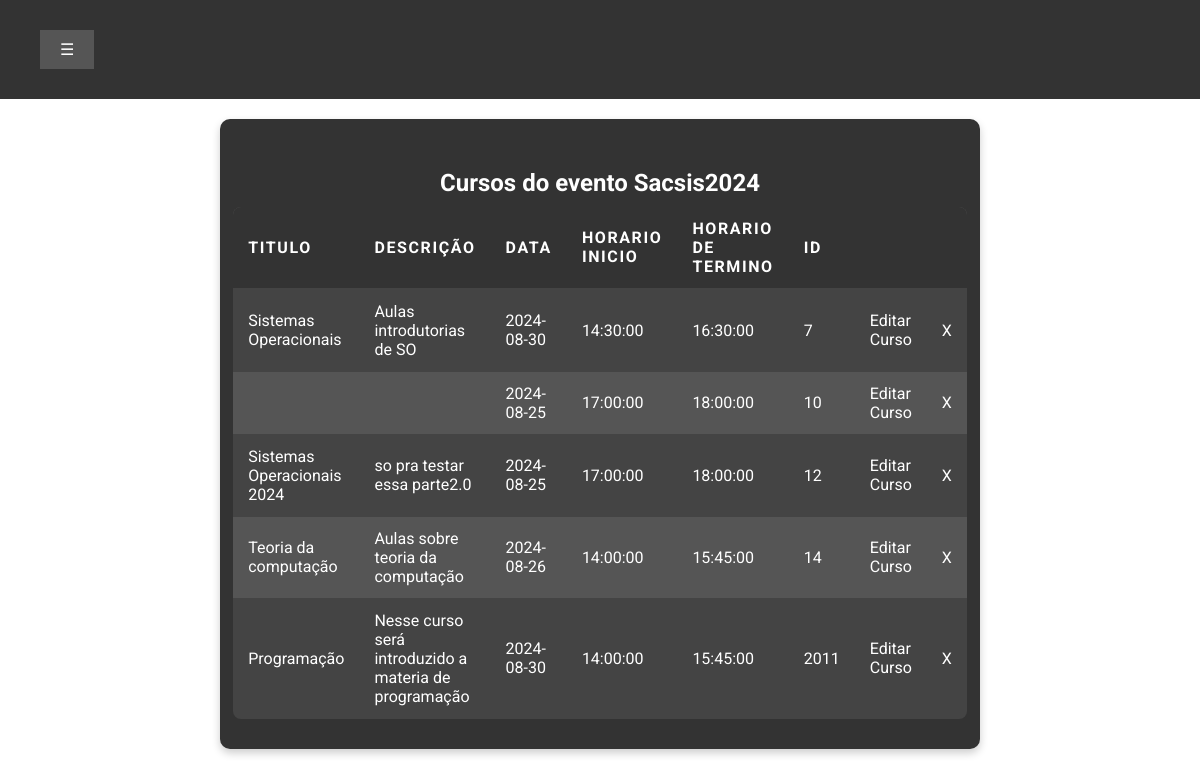
Page /listagemCursosGerentes.php?id=201 on the committed database.
### tables this page shows
CREATE TABLE `eventos` (
  `nome` varchar(100) NOT NULL,
  `dataInic` date NOT NULL,
  `dataFim` date NOT NULL,
  `ID` int(10) NOT NULL
);

CREATE TABLE `curso` (
  `Titulo` varchar(100) NOT NULL,
  `descricao` varchar(150) NOT NULL,
  `data` date NOT NULL,
  `horarioInic` time NOT NULL,
  `horarioFim` time NOT NULL,
  `IDeventos` int(10) NOT NULL,
  `ID` int(10) NOT NULL
);

### Eventos.php (called while the page is built, shortened)
<?php
class Evento{
    private $conn;
    public function __construct($db){
        $this->conn = $db;
    }
    public function getNome($idEvento){
        $sql = "SELECT nome FROM eventos WHERE ID = $idEvento";
        $result = $this->conn->query($sql);
        $row = $result->fetch_assoc();
        return $row['nome'];
    }
}
?>

### Cursos.php (called while the page is built, shortened)
<?php
class Curso{
    private $conn;
    public function __construct($db){
        $this->conn = $db;
    }
    public function getCursos($ID){
        $sql = "SELECT Titulo, descricao, data, horarioInic, horarioFim, ID FROM curso WHERE IDeventos = $ID";
        $result = $this->conn->query($sql);
        return $result->fetch_all(MYSQLI_ASSOC);
    }
}
?>

### listagemCursosGerentes.php (the view, shortened to what this page needs)
<?php
include "connect.inc.php";
include "Eventos.php";
include "Cursos.php";
if (isset($_GET['id'])) {
    $idEventos = $_GET['id'];
} else {
    $idEventos = "";
}
if (isset($_GET['matricula'])) {
    $matricula = $_GET['matricula'];
} else {
    $matricula = "";
}
$Curso = new Curso($conn);
$NomeEvento = new Evento($conn);
$res = $Curso->getCursos($idEventos);
$res2 = $NomeEvento->getNome($idEventos);
?>
<!DOCTYPE html>
<html lang="pt-BR">
<head>
    <link rel="stylesheet" href="stylesEventos.css">
    <link rel="stylesheet" href="https://cdnjs.cloudflare.com/ajax/libs/font-awesome/6.0.0-beta3/css/all.min.css">
</head>
<body>
    <div class="top-bar">
    <div class="menu-container">
            <button class="menu-btn">☰ </button>
        </div>
    </div>
    <section class="container">
        <h2 class="table-title">Cursos do evento <?php echo $res2?></h2>
            <table>
                <tr>
                    <th>Titulo</th>
                    <th>Descrição</th>
                    <th>Data</th>
                    <th>Horario Inicio</th>
                    <th>Horario de Termino</th>
                    <th>ID</th>
                    <th>&nbsp;</th>
                    <th>&nbsp;</th>
                </tr>
            <?php
            foreach ($res as $r) {
                $idCurso = $r['ID'];
                echo ("
                    <tr>
                        <td>{$r['Titulo']}</td>
                        <td>{$r['descricao']}</td>
                        <td>{$r['data']}</td>
                        <td>{$r['horarioInic']}</td>
                        <td>{$r['horarioFim']}</td>
                        <td>{$r['ID']}</td>
                        <td><a href='editCursos.php?matricula=" . htmlspecialchars($matricula) . "&idCurso=" . htmlspecialchars($idCurso) . "'>Editar Curso</a></td>
                        <td><a href='actionPaginaPrinc.php?idCurso=" . htmlspecialchars($idCurso) . "&matricula=" . htmlspecialchars($matricula)  . "&idEventos=" . htmlspecialchars($idEventos) ."&action=deleteCurso'>X</a></td>
                    </tr>");
            }
            ?>
            </table>
    </section>
</body>
</html>

### stylesEventos.css (style rules this page uses)
body { font-family: 'Roboto', sans-serif; margin: 0; padding: 0; }
.top-bar { display: flex; justify-content: space-between; align-items: center; background-color: #333; color: white; padding: 30px 40px; position: relative; font-weight: 700; }
.menu-btn, .user-btn { background-color: #555; border: none; color: white; padding: 10px 20px; cursor: pointer; font-size: 16px; font-weight: 400; }
.menu-container { position: relative; }
.container { width: 700px; margin: auto; margin-top: 20px; margin-bottom: 20px; padding: 30px; display: flex; flex-direction: column; justify-content: center; align-items: center; background-color: #333; border-radius: 10px; box-shadow: 0 4px 8px rgba(0, 0, 0, 0.2); }
.table-title { margin-bottom: 10px; font-size: 24px; color: #fff; text-align: center; font-weight: 700; }
table { width: 100%; border-collapse: collapse; text-align: left; border-radius: 8px; overflow: hidden; font-weight: 400; }
th { background-color: #333; color: #fff; font-weight: 700; padding: 12px 15px; text-transform: uppercase; letter-spacing: 0.1em; border-bottom: 2px solid #444; }
tr:nth-child(even) { background-color: #444; }
tr:nth-child(odd) { background-color: #555; }
td { color: #fff; padding: 12px 15px; border-bottom: 1px solid #444; font-weight: 400; }
td a { color: #fff; text-decoration: none; font-weight: 400; }

### rows in the picture
eventos: nome "Sacsis2024"
curso: Titulo "Sistemas Operacionais", descricao "Aulas introdutorias de SO", data "2024-08-30", horarioInic "14:30:00", horarioFim "16:30:00", ID "7"
curso: data "2024-08-25", horarioInic "17:00:00", horarioFim "18:00:00", ID "10"
curso: Titulo "Sistemas Operacionais 2024", descricao "so pra testar essa parte2.0", data "2024-08-25", horarioInic "17:00:00", horarioFim "18:00:00", ID "12"
curso: Titulo "Teoria da computação", descricao "Aulas sobre teoria da computação", data "2024-08-26", horarioInic "14:00:00", horarioFim "15:45:00", ID "14"
curso: Titulo "Programação", descricao "Nesse curso será introduzido a materia de programação", data "2024-08-30", horarioInic "14:00:00", horarioFim "15:45:00", ID "2011"
